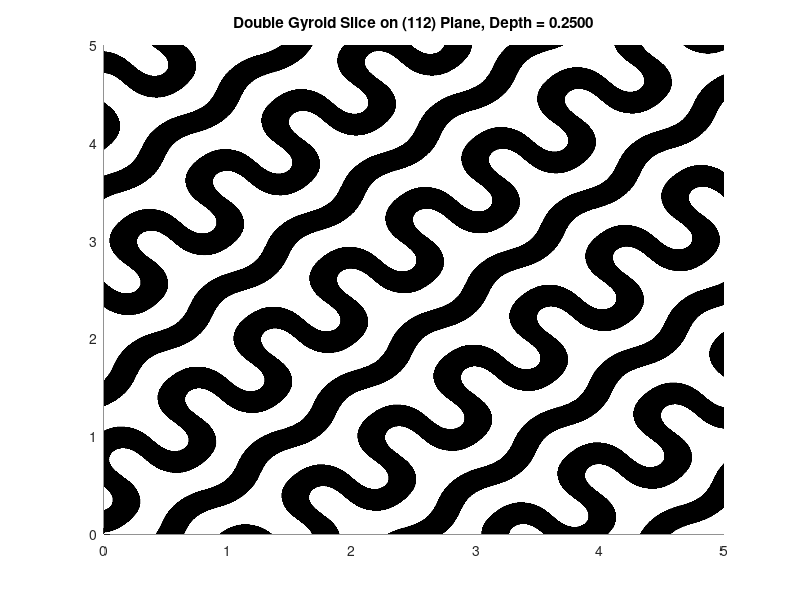
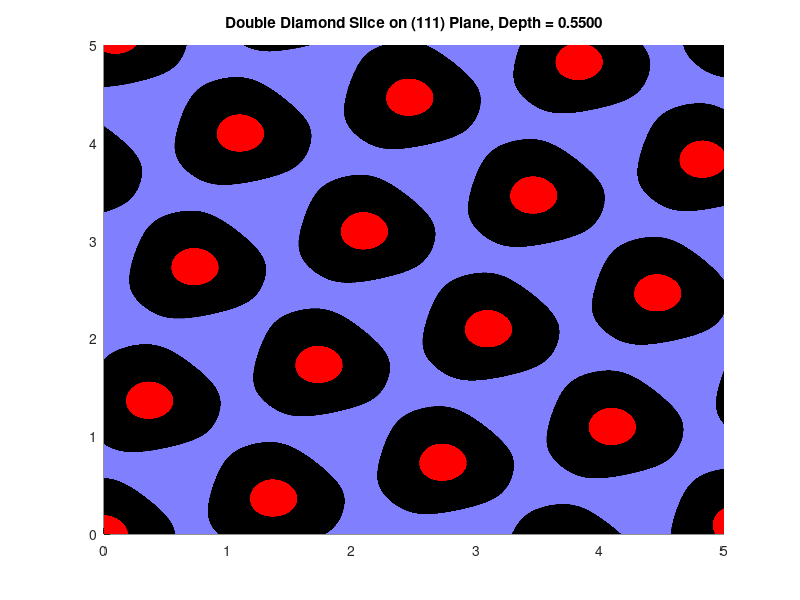

Write the MATLAB code that produced these figures, in order.
%Each function in this program contains a description of what it does, 
%please read through the program to get a better understanding of what each
%function does and the overall capabilites of the program.

% Version 1.0.1 (July 28, 2023)


function blockCopolymerSlicer
% This is equivalent to a main() or runner() function, the code in this
% fuction will be executed when the program is run.

    [MIN_BLOCK_VOL_FRAC, SLICES, SLICE_DEPTH, NUM_CELLS, INVERT_COLOR, ...
     MINORITY_BLOCK_COLOR_1, MINORITY_BLOCK_COLOR_2, ...
     MAJORITY_BLOCK_COLOR, NETWORK_TYPE] = setup(); 
    % Calling setup will save default values into these named variables.
    % They can be used, but do not have to be. 
    
    filePath = 'C:\'; % Modify this filePath to save figures to your desired location
    
    %Below are two examples to show some functionality of this program. 

    plotSlice(1,1,2,0.4,5,0.25,'double gyroid',false);
    %This plots a slice of the double gyroid network on the (112) plane.
    %The volume fraction of the minority network is 0.4, five unit cells
    %are plotted in the x and y directions, and the slice occurs 1/4 of the
    %way through a unit cell (depth = 0.25). The minority networks are 
    % white and the majority network is black (invertColor = false).

    plotSliceColorNetworks(1,1,1,0.42,5,0.55,'DD',MINORITY_BLOCK_COLOR_1,MINORITY_BLOCK_COLOR_2,MAJORITY_BLOCK_COLOR);
    %This plots a slice of the double diamond network on the (111) plane.
    %The volume fraction of the minority network is 0.42, five unit cells
    %are plotted in the x and y directions, and the slice occurs near the
    %center of a unit cell (depth = 0.55). The networks are colored using
    %the default colors located in the setup() function below.   

end


function [MIN_BLOCK_VOL_FRAC, SLICES, SLICE_DEPTH, NUM_CELLS, INVERT_COLOR, ...
     MINORITY_BLOCK_COLOR_1, MINORITY_BLOCK_COLOR_2, ...
     MAJORITY_BLOCK_COLOR, NETWORK_TYPE] = setup()
% This function can be useful to assign variables to values to be used in
% calling other functions in the program. It is not necessary to use this
% function, and values can be directly input as parameters when calling
% functions in the blockCopolymerSlicer function. Each variable is
% described below:

    MIN_BLOCK_VOL_FRAC = 0.4; 
    %Input minority block volume fraction.
    
    SLICES = 51; 
    % This is the number of slices made within a unit cell when using 
    % exportSlices.
    % Default: 51
    
    SLICE_DEPTH = 0.25; 
    % This is the position within a unit cell where the slice will be made for
    % plotSlice and similar functions that make a single slice. It is measured
    % from the bottom of the unit cell.
    % Give slice depth as a fraction of a unit cell (must be between 0 and 1).
    
    NUM_CELLS = 5; 
    % Number of unit cells plotted in x and y directions. Minimum = 1.
    
    MINORITY_BLOCK_COLOR_1 = [0.5,0.5,1]; 
    % Color for one minority block network, given as an RGB triplet in a 1x3 vector.
    % Used in any of the functions that color the networks separately.
    % NOTE: In Matlab, R,G, and B must be in the range [0,1], not [0,255].
    % Default: [0.5,0.5,1] (light blue)
    
    MINORITY_BLOCK_COLOR_2 = [1,0,0]; 
    % Color for other minority block network, given as an RGB triplet in a 1x3 vector.
    % Used in any of the functions that color the networks separately.
    % NOTE: In Matlab, R,G, and B must be in the range [0,1], not [0,255].
    % Default: [1,0,0] (red)
    
    MAJORITY_BLOCK_COLOR = [0,0,0];
    % Color for the majority block network, given as an RGB triplet in a 1x3 vector. 
    % Used in any of the functions that color the networks separately.
    % NOTE: In Matlab, R,G, and B must be in the range [0,1], not [0,255].
    % Default: [0,0,0] (black)
    
    NETWORK_TYPE = 'double gyroid';
    % Which network is going to be sliced, either double diamond or 
    % double gyroid. Not case sensitive.
    % For double diamond, the program recognizes: "diamond", "double
    % diamond", and "dd"
    % For double gyroid, the program recognizes: "gyroid", "double gyroid",
    % and "dg"

    INVERT_COLOR = false;
    % Invert black and white in plotSlice, exportSlice, and plotAndSaveSlice.
    % This is a logical value (true/false) that inverts the color of the plot. 
    % When false, minority networks are white and the majority network is 
    % black. When true, minority networks are black and the majority
    % network is white.

end


% TO USE THIS PROGRAM, YOU DO NOT NEED TO EDIT ANYTHING BEYOND THIS POINT.
% PLEASE READ THE DESCRIPTION AND LIST OF INPUTS FOR EACH FUNCTION.


function plotSlice(index1,index2,index3,minBlockVolFrac,cells,sliceDepth,networkType,invertColor)
% Produces an image of the double diamond or double gyroid sliced on the
% given plane. 
% Inputs:
% index1 - The first index (Miller Index) of the plane to be sliced.
% index2 - The second index (Miller Index) of the plane to be sliced.
% index3 - The third index (Miller Index) of the plane to be sliced.
% minBlockVolFrac - The volume fraction of the minority block.
% cells - The number of unit cells to be plotted in the x and y directions.
% sliceDepth - The position of the slice within the unit cell, given as a
% fraction or decimal between 0 and 1.
% networkType - The kind of network, either double diamond or double
% gyroid, given as a string.
% invertColor - Logical value (true/false) that inverts the color of the plot. 
% When false, minority networks are white and the majority network is 
% black. When true, minority networks are black and the majority
% network is white.
% Outputs:
% None

    if sliceDepth > 1 || sliceDepth < 0

        error("Slice Depth Must be a Fraction or Decimal With Value in the Range 0 to 1.")

    elseif ~islogical(invertColor)

        error("invertColor must be a logical value (either true or false)." + ...
            " Do not use quotation marks.");

    end

    network = interpretNetworkType(networkType);

    t = calculateT(minBlockVolFrac,network);

    newAxis = [index1;index2;index3];

    [u,v,w] = rotate001toNewAxis(newAxis);

    range = sqrt(index1*index1+index2*index2+index3*index3);

    z = sliceDepth*range;

    if cells >=1

        resolution = round(cells)/2000;
    
    else
    
        error("Invalid Number of Cells, You Must Plot at Least One Cell.");
    
    end
    
    points = 0:resolution:cells;  
    [x,y] = meshgrid(points);  

    if strcmp(network,'diamond')

        value = sin(pi*(u(1)*x+u(2)*y+u(3)*z)).* ...
        sin(pi*(v(1)*x+v(2)*y+v(3)*z)).*sin(pi*(w(1)*x+w(2)*y+w(3)*z)) ...
        +sin(pi*(u(1)*x+u(2)*y+u(3)*z)).*cos(pi*(v(1)*x+v(2)*y+v(3)*z)) ...
        .*cos(pi*(w(1)*x+w(2)*y+w(3)*z))+cos(pi*(u(1)*x+u(2)*y+u(3)*z)) ...
        .*sin(pi*(v(1)*x+v(2)*y+v(3)*z)).*cos(pi*(w(1)*x+w(2)*y+w(3)*z)) ...
        +cos(pi*(u(1)*x+u(2)*y+u(3)*z)).*cos(pi*(v(1)*x+v(2)*y+v(3)*z)) ...
        .*sin(pi*(w(1)*x+w(2)*y+w(3)*z));

    else

        value = sin(2*pi*(u(1)*x+u(2)*y+u(3)*z)).*cos(2*pi*(v(1)*x+v(2)*y+v(3)*z)) + ...
        sin(2*pi*(v(1)*x+v(2)*y+v(3)*z)).*cos(2*pi*(w(1)*x+w(2)*y+w(3)*z))+ ...
        sin(2*pi*(w(1)*x+w(2)*y+w(3)*z)).*cos(2*pi*(u(1)*x+u(2)*y+u(3)*z));

    end

    idx = double(abs(value)<t);
    
    figure();
    x0=100;
    y0=70;
    width=750;
    height=700;
    set(gcf,'position',[x0,y0,width,height])
    hold on;
    
    pcolor(x,y,idx);

    if invertColor

        map = [[0,0,0];[1,1,1]];

    else 
    
        map = [[1,1,1];[0,0,0]];

    end

    colormap(map);
    shading interp;

    if strcmp(network,'diamond')

        if (~(floor(index1)==index1 && floor(index2)==index2 && floor(index3)==index3))
    
            init = 'Double Diamond Slice on (%1.2f %1.2f %1.2f) Plane, Depth = %1.4f';
            str = sprintf(init,index1,index2,index3,z/range);
        
        elseif ((index1>=0) && (index2>=0) && (index3>=0) && (index1<10) && (index2<10) && (index3<10))
    
            init = 'Double Diamond Slice on (%d%d%d) Plane, Depth = %1.4f';
            str = sprintf(init,index1,index2,index3,z/range);
    
        else
    
            init = 'Double Diamond Slice on (%d %d %d) Plane, Depth = %1.4f';
            str = sprintf(init,index1,index2,index3,z/range);
    
        end
    
    else

        if (~(floor(index1)==index1 && floor(index2)==index2 && floor(index3)==index3))

            init = 'Double Gyroid Slice on (%1.2f %1.2f %1.2f) Plane, Depth = %1.4f';
            str = sprintf(init,index1,index2,index3,z/range);
    
        elseif ((index1>=0) && (index2>=0) && (index3>=0) && (index1<10) && (index2<10) && (index3<10))
    
            init = 'Double Gyroid Slice on (%d%d%d) Plane, Depth = %1.4f';
            str = sprintf(init,index1,index2,index3,z/range);
    
        else
    
            init = 'Double Gyroid Slice on (%d %d %d) Plane, Depth = %1.4f';
            str = sprintf(init,index1,index2,index3,z/range);
    
        end

    end

    title(str);
    xlim([0, cells]);
    ylim([0, cells]);

    hold off;

end


function exportSlices(index1,index2,index3,minBlockVolFrac,cells,numSlices,filePath,networkType,invertColor)
% Produces a series of images of the double diamond or double gyroid 
% sliced on the given plane at varying heights in the unit cells, and then 
% directly exports the figures to the specfied folder as '.tiff' images.
% WARNING: This function creates images named 1,2,3...etc. If there are
% already files with these name in the destination folder, they will be
% overwritten. Running the function twice with the same destination will
% lead to the second set of images overwriting the first.
% Inputs:
% index1 - The first index (Miller Index) of the plane to be sliced.
% index2 - The second index (Miller Index) of the plane to be sliced.
% index3 - The third index (Miller Index) of the plane to be sliced.
% minBlockVolFrac - The volume fraction of the minority block.
% cells - The number of unit cells to be plotted in the x and y directions.
% numSlices - Number of slices the unit cell is divided into.
% filePath - The file directory where the images will be saved, should be a
% folder.
% networkType - The kind of BCP network, either double diamond or double
% gyroid.
% invertColor - Boolean value that inverts the color of the plot. 
% When false, minority networks are white and the majority network is 
% black. When true, minority networks are black and the majority
% network is white.
% Outputs:
% None

    if ~islogical(invertColor)
    
        error("invertColor must be a logical value (either true or false)." + ...
            " Do not use quotation marks.");

    elseif numSlices < 3

        error("Must use at least 3 slices. For single slices, use plotAndSaveSlice.");
    
    end
    
    network = interpretNetworkType(networkType);
    
    t = calculateT(minBlockVolFrac,network);
    
    newAxis = [index1;index2;index3];
    
    [u,v,w] = rotate001toNewAxis(newAxis);
    
    range = sqrt(index1*index1+index2*index2+index3*index3);
    
    i = 1;
    
    step = range/(numSlices-1);
    
    slices = 0:step:range;
    
    if cells >=1
    
        resolution = round(cells)/2000;
    
    else
    
        error("Invalid Number of Cells, You Must Plot at Least One Cell.");
    
    end
    
    points = 0:resolution:cells;    
    [x,y] = meshgrid(points);  
    
    for z = slices

        if strcmp(network,'diamond')

            value = sin(pi*(u(1)*x+u(2)*y+u(3)*z)).* ...
            sin(pi*(v(1)*x+v(2)*y+v(3)*z)).*sin(pi*(w(1)*x+w(2)*y+w(3)*z)) ...
            +sin(pi*(u(1)*x+u(2)*y+u(3)*z)).*cos(pi*(v(1)*x+v(2)*y+v(3)*z)) ...
            .*cos(pi*(w(1)*x+w(2)*y+w(3)*z))+cos(pi*(u(1)*x+u(2)*y+u(3)*z)) ...
            .*sin(pi*(v(1)*x+v(2)*y+v(3)*z)).*cos(pi*(w(1)*x+w(2)*y+w(3)*z)) ...
            +cos(pi*(u(1)*x+u(2)*y+u(3)*z)).*cos(pi*(v(1)*x+v(2)*y+v(3)*z)) ...
            .*sin(pi*(w(1)*x+w(2)*y+w(3)*z)); 
    
        else
    
            value = sin(2*pi*(u(1)*x+u(2)*y+u(3)*z)).*cos(2*pi*(v(1)*x+v(2)*y+v(3)*z)) + ...
            sin(2*pi*(v(1)*x+v(2)*y+v(3)*z)).*cos(2*pi*(w(1)*x+w(2)*y+w(3)*z))+ ...
            sin(2*pi*(w(1)*x+w(2)*y+w(3)*z)).*cos(2*pi*(u(1)*x+u(2)*y+u(3)*z));
    
        end
    
        idx = double(abs(value)<t);
        
        figure();
        x0=100;
        y0=70;
        width=750;
        height=700;
        set(gcf,'position',[x0,y0,width,height])
        hold on;
        
        pcolor(x,y,idx);
      
        if invertColor

            map = [[0,0,0];[1,1,1]];
    
        else 
        
            map = [[1,1,1];[0,0,0]];

        end

        colormap(map);
        shading interp;

        if strcmp(network,'diamond')

            if (~(floor(index1)==index1 && floor(index2)==index2 && floor(index3)==index3))
        
                init = 'Double Diamond Slice on (%1.2f %1.2f %1.2f) Plane, Depth = %1.4f';
                str = sprintf(init,index1,index2,index3,z/range);
            
            elseif ((index1>=0) && (index2>=0) && (index3>=0) && (index1<10) && (index2<10) && (index3<10))
        
                init = 'Double Diamond Slice on (%d%d%d) Plane, Depth = %1.4f';
                str = sprintf(init,index1,index2,index3,z/range);
        
            else
        
                init = 'Double Diamond Slice on (%d %d %d) Plane, Depth = %1.4f';
                str = sprintf(init,index1,index2,index3,z/range);
        
            end
        
        else
    
            if (~(floor(index1)==index1 && floor(index2)==index2 && floor(index3)==index3))
    
                init = 'Double Gyroid Slice on (%1.2f %1.2f %1.2f) Plane, Depth = %1.4f';
                str = sprintf(init,index1,index2,index3,z/range);
        
            elseif ((index1>=0) && (index2>=0) && (index3>=0) && (index1<10) && (index2<10) && (index3<10))
        
                init = 'Double Gyroid Slice on (%d%d%d) Plane, Depth = %1.4f';
                str = sprintf(init,index1,index2,index3,z/range);
        
            else
        
                init = 'Double Gyroid Slice on (%d %d %d) Plane, Depth = %1.4f';
                str = sprintf(init,index1,index2,index3,z/range);
        
            end

        end
    
        title(str);
        xlim([0, cells]);
        ylim([0, cells]);
    
        hold off;
    
        imagewd = getframe(gcf); 
        
        specificName = '\\%d.tiff';
        newString = sprintf(specificName,i);
        fileLocation = strcat(filePath,newString);
        imwrite(imagewd.cdata, fileLocation);
    
        i= i+1;
    
        seq = mod(i,5);
    
        if seq == 0
    
            close all;
    
        end
    
    end
    
    close all;    

end


function plotAndSaveSlice(index1,index2,index3,minBlockVolFrac,cells,sliceDepth,filePath,networkType,invertColor)
% Produces an image of the double diamond or double gyroid sliced on the 
% given plane. It then directly exports the figures to the specfied folder 
% as a '.tiff' image. 
% Inputs:
% index1 - The first index (Miller Index) of the plane to be sliced.
% index2 - The second index (Miller Index) of the plane to be sliced.
% index3 - The third index (Miller Index) of the plane to be sliced.
% minBlockVolFrac - The volume fraction of the minority block.
% cells - The number of unit cells to be plotted in the x and y directions.
% sliceDepth - The position of the slice within the unit cell, given as a
% fraction or decimal between 0 and 1.
% networkType - The kind of BCP network, either double diamond or double
% gyroid.
% invertColor - Logical value (true/false) that inverts the color of the plot. 
% When false, minority networks are white and the majority network is 
% black. When true, minority networks are black and the majority
% network is white.
% Outputs:
% None

    if sliceDepth > 1 || sliceDepth < 0

        error("Slice Depth Must be a Fraction or Decimal With Value in the Range 0 to 1.")

    elseif ~islogical(invertColor)
    
        error("invertColor must be a logical value (either true or false)." + ...
            " Do not use quotation marks.");

    end

    network = interpretNetworkType(networkType);

    t = calculateT(minBlockVolFrac,network);

    newAxis = [index1;index2;index3];

    [u,v,w] = rotate001toNewAxis(newAxis);

    range = sqrt(index1*index1+index2*index2+index3*index3);

    z = sliceDepth*range;

    if cells >=1

        resolution = round(cells)/2000;
    
    else
    
        error("Invalid Number of Cells, You Must Plot at Least One Cell.");
    
    end
    
    points = 0:resolution:cells;  
    [x,y] = meshgrid(points);  % get 2-D mesh for x and y

    if strcmp(network,'diamond')

        value = sin(pi*(u(1)*x+u(2)*y+u(3)*z)).* ...
        sin(pi*(v(1)*x+v(2)*y+v(3)*z)).*sin(pi*(w(1)*x+w(2)*y+w(3)*z)) ...
        +sin(pi*(u(1)*x+u(2)*y+u(3)*z)).*cos(pi*(v(1)*x+v(2)*y+v(3)*z)) ...
        .*cos(pi*(w(1)*x+w(2)*y+w(3)*z))+cos(pi*(u(1)*x+u(2)*y+u(3)*z)) ...
        .*sin(pi*(v(1)*x+v(2)*y+v(3)*z)).*cos(pi*(w(1)*x+w(2)*y+w(3)*z)) ...
        +cos(pi*(u(1)*x+u(2)*y+u(3)*z)).*cos(pi*(v(1)*x+v(2)*y+v(3)*z)) ...
        .*sin(pi*(w(1)*x+w(2)*y+w(3)*z));

    else

        value = sin(2*pi*(u(1)*x+u(2)*y+u(3)*z)).*cos(2*pi*(v(1)*x+v(2)*y+v(3)*z)) + ...
        sin(2*pi*(v(1)*x+v(2)*y+v(3)*z)).*cos(2*pi*(w(1)*x+w(2)*y+w(3)*z))+ ...
        sin(2*pi*(w(1)*x+w(2)*y+w(3)*z)).*cos(2*pi*(u(1)*x+u(2)*y+u(3)*z));

    end
    
    idx = double(abs(value)<t);
    
    figure();
    x0=100;
    y0=70;
    width=750;
    height=700;
    set(gcf,'position',[x0,y0,width,height])
    hold on;
    
    pcolor(x,y,idx);

    if invertColor

        map = [[0,0,0];[1,1,1]];

    else 
    
        map = [[1,1,1];[0,0,0]];

    end

    colormap(map);
    shading interp;

    if strcmp(network,'diamond')

        init = 'Double Diamond Slice on (%1.2f %1.2f %1.2f) Plane, Depth = %1.4f';
        str = sprintf(init,index1,index2,index3,z/range);

    else

        init = 'Double Gyroid Slice on (%1.2f %1.2f %1.2f) Plane, Depth = %1.4f';
        str = sprintf(init,index1,index2,index3,z/range);

    end

    title(str);
    xlim([0, cells]);
    ylim([0, cells]);

    hold off;

    imagewd = getframe(gcf); 
    
    fileType = '.tiff';
    backslash = '\';
    newString = strcat(backslash,str,fileType);
    fileLocation = strcat(filePath,newString);
    imwrite(imagewd.cdata, fileLocation);

end


function plotSliceColorNetworks(index1,index2,index3,minBlockVolFrac,cells,sliceDepth,networkType,minorityColor1,minorityColor2,majorityColor)
% Produces an image of the double diamond or double gyroid sliced on the 
% given plane and colors each network a custom color.
% Inputs:
% index1 - The first index (Miller Index) of the plane to be sliced.
% index2 - The second index (Miller Index) of the plane to be sliced.
% index3 - The third index (Miller Index) of the plane to be sliced.
% minBlockVolFrac - The volume fraction of the minority block.
% cells - The number of unit cells to be plotted in the x and y directions.
% sliceDepth - The position of the slice within the unit cell, given as a
% fraction or decimal between 0 and 1.
% networkType - The kind of BCP network, either double diamond or double
% gyroid.
% minorityColor1 - Color for first minority block network, given as an 
% RGB triplet in a 1x3 vector.
% minorityColor2 - Color for second minority block network, given as an 
% RGB triplet in a 1x3 vector.
% majorityColor - Color for the majority block network, given as an 
% RGB triplet in a 1x3 vector.
% NOTE: In Matlab, R,G, and B must be in the range [0,1], not [0,255]. 
% Outputs:
% None

    if sliceDepth > 1 || sliceDepth < 0

        error("Slice Depth Must be a Fraction or Decimal With Value in the Range 0 to 1.");

    end

    network = interpretNetworkType(networkType);

    t = calculateT(minBlockVolFrac,network);

    newAxis = [index1;index2;index3];

    [u,v,w] = rotate001toNewAxis(newAxis);

    range = sqrt(index1*index1+index2*index2+index3*index3);

    z = sliceDepth*range;

    if cells >=1

        resolution = round(cells)/2000;
    
    else
    
        error("Invalid Number of Cells, You Must Plot at Least One Cell.");
    
    end
    
    points = 0:resolution:cells;  
    [x,y] = meshgrid(points);  % get 2-D mesh for x and y

    if strcmp(network,'diamond')

        value = sin(pi*(u(1)*x+u(2)*y+u(3)*z)).* ...
        sin(pi*(v(1)*x+v(2)*y+v(3)*z)).*sin(pi*(w(1)*x+w(2)*y+w(3)*z)) ...
        +sin(pi*(u(1)*x+u(2)*y+u(3)*z)).*cos(pi*(v(1)*x+v(2)*y+v(3)*z)) ...
        .*cos(pi*(w(1)*x+w(2)*y+w(3)*z))+cos(pi*(u(1)*x+u(2)*y+u(3)*z)) ...
        .*sin(pi*(v(1)*x+v(2)*y+v(3)*z)).*cos(pi*(w(1)*x+w(2)*y+w(3)*z)) ...
        +cos(pi*(u(1)*x+u(2)*y+u(3)*z)).*cos(pi*(v(1)*x+v(2)*y+v(3)*z)) ...
        .*sin(pi*(w(1)*x+w(2)*y+w(3)*z));

    else

        value = sin(2*pi*(u(1)*x+u(2)*y+u(3)*z)).*cos(2*pi*(v(1)*x+v(2)*y+v(3)*z)) + ...
        sin(2*pi*(v(1)*x+v(2)*y+v(3)*z)).*cos(2*pi*(w(1)*x+w(2)*y+w(3)*z))+ ...
        sin(2*pi*(w(1)*x+w(2)*y+w(3)*z)).*cos(2*pi*(u(1)*x+u(2)*y+u(3)*z));

    end

    idx = double(value>t);
    idx = idx - double(value<-t);
    
    figure();
    x0=100;
    y0=70;
    width=750;
    height=700;
    set(gcf,'position',[x0,y0,width,height])
    hold on;
    
    pcolor(x,y,idx);

    map = [minorityColor1;majorityColor;minorityColor2];

    colormap(map);
    shading interp;

    if strcmp(network,'diamond')

        if (~(floor(index1)==index1 && floor(index2)==index2 && floor(index3)==index3))
    
            init = 'Double Diamond Slice on (%1.2f %1.2f %1.2f) Plane, Depth = %1.4f';
            str = sprintf(init,index1,index2,index3,z/range);
        
        elseif ((index1>=0) && (index2>=0) && (index3>=0) && (index1<10) && (index2<10) && (index3<10))
    
            init = 'Double Diamond Slice on (%d%d%d) Plane, Depth = %1.4f';
            str = sprintf(init,index1,index2,index3,z/range);
    
        else
    
            init = 'Double Diamond Slice on (%d %d %d) Plane, Depth = %1.4f';
            str = sprintf(init,index1,index2,index3,z/range);
    
        end
    
    else

        if (~(floor(index1)==index1 && floor(index2)==index2 && floor(index3)==index3))

            init = 'Double Gyroid Slice on (%1.2f %1.2f %1.2f) Plane, Depth = %1.4f';
            str = sprintf(init,index1,index2,index3,z/range);
    
        elseif ((index1>=0) && (index2>=0) && (index3>=0) && (index1<10) && (index2<10) && (index3<10))
    
            init = 'Double Gyroid Slice on (%d%d%d) Plane, Depth = %1.4f';
            str = sprintf(init,index1,index2,index3,z/range);
    
        else
    
            init = 'Double Gyroid Slice on (%d %d %d) Plane, Depth = %1.4f';
            str = sprintf(init,index1,index2,index3,z/range);
    
        end

    end

    title(str);
    xlim([0, cells]);
    ylim([0, cells]);

    hold off;

end


function exportSlicesColorNetworks(index1,index2,index3,minBlockVolFrac,cells,numSlices,networkType,minorityColor1,minorityColor2,majorityColor,filePath)
% Produces a series of images of the double diamond or double gyroid
% sliced on the given plane at varying heights in the unit cells and 
% colors each network a custom color. It then directly exports the figures
% to the specfied folder as '.tiff' images.
% WARNING: This function creates images named 1,2,3...etc. If there are
% already files with these name in the destination folder, they will be
% overwritten. Running the function twice with the same destination will
% lead to the second set of images overwriting the first.
% Inputs:
% index1 - The first index (Miller Index) of the plane to be sliced.
% index2 - The second index (Miller Index) of the plane to be sliced.
% index3 - The third index (Miller Index) of the plane to be sliced.
% minBlockVolFrac - The volume fraction of the minority block.
% cells - The number of unit cells to be plotted in the x and y directions.
% numSlices - Number of slices the unit cell is divided into.
% networkType - The kind of BCP network, either double diamond or double
% gyroid.
% minorityColor1 - Color for first minority block network, given as an 
% RGB triplet in a 1x3 vector.
% minorityColor2 - Color for second minority block network, given as an 
% RGB triplet in a 1x3 vector.
% majorityColor - Color for the majority block network, given as an 
% RGB triplet in a 1x3 vector.
% NOTE: In Matlab, R,G, and B must be in the range [0,1], not [0,255]. 
% filePath - The file directory where the images will be saved, should be a
% folder.
% Outputs:
% None

    if numSlices < 3

        error("Must use at least 3 slices. To save single slices, use plotAndSaveSlice.");
    
    end
    
    network = interpretNetworkType(networkType);
    
    t = calculateT(minBlockVolFrac,network);
    
    newAxis = [index1;index2;index3];
    
    [u,v,w] = rotate001toNewAxis(newAxis);
    
    range = sqrt(index1*index1+index2*index2+index3*index3);
    
    i = 1;
    
    step = range/(numSlices-1);
    
    slices = 0:step:range;
    
    if cells >=1
    
        resolution = round(cells)/2000;
    
    else
    
        error("Invalid Number of Cells, You Must Plot at Least One Cell.");
    
    end
    
    points = 0:resolution:cells;    
    [x,y] = meshgrid(points);  % get 2-D mesh for x and y
    
    for z = slices

        if strcmp(network,'diamond')

            value = sin(pi*(u(1)*x+u(2)*y+u(3)*z)).* ...
            sin(pi*(v(1)*x+v(2)*y+v(3)*z)).*sin(pi*(w(1)*x+w(2)*y+w(3)*z)) ...
            +sin(pi*(u(1)*x+u(2)*y+u(3)*z)).*cos(pi*(v(1)*x+v(2)*y+v(3)*z)) ...
            .*cos(pi*(w(1)*x+w(2)*y+w(3)*z))+cos(pi*(u(1)*x+u(2)*y+u(3)*z)) ...
            .*sin(pi*(v(1)*x+v(2)*y+v(3)*z)).*cos(pi*(w(1)*x+w(2)*y+w(3)*z)) ...
            +cos(pi*(u(1)*x+u(2)*y+u(3)*z)).*cos(pi*(v(1)*x+v(2)*y+v(3)*z)) ...
            .*sin(pi*(w(1)*x+w(2)*y+w(3)*z));
    
        else
    
            value = sin(2*pi*(u(1)*x+u(2)*y+u(3)*z)).*cos(2*pi*(v(1)*x+v(2)*y+v(3)*z)) + ...
            sin(2*pi*(v(1)*x+v(2)*y+v(3)*z)).*cos(2*pi*(w(1)*x+w(2)*y+w(3)*z))+ ...
            sin(2*pi*(w(1)*x+w(2)*y+w(3)*z)).*cos(2*pi*(u(1)*x+u(2)*y+u(3)*z));
    
        end
    
         idx = double(value>t);
         idx = idx - double(value<-t);
        
        figure();
        x0=100;
        y0=70;
        width=750;
        height=700;
        set(gcf,'position',[x0,y0,width,height])
        hold on;
        
        pcolor(x,y,idx);
      
        map = [minorityColor1;majorityColor;minorityColor2];

        colormap(map);
        shading interp;

        if strcmp(network,'diamond')

            if (~(floor(index1)==index1 && floor(index2)==index2 && floor(index3)==index3))
        
                init = 'Double Diamond Slice on (%1.2f %1.2f %1.2f) Plane, Depth = %1.4f';
                str = sprintf(init,index1,index2,index3,z/range);
            
            elseif ((index1>=0) && (index2>=0) && (index3>=0) && (index1<10) && (index2<10) && (index3<10))
        
                init = 'Double Diamond Slice on (%d%d%d) Plane, Depth = %1.4f';
                str = sprintf(init,index1,index2,index3,z/range);
        
            else
        
                init = 'Double Diamond Slice on (%d %d %d) Plane, Depth = %1.4f';
                str = sprintf(init,index1,index2,index3,z/range);
        
            end
        
        else
    
            if (~(floor(index1)==index1 && floor(index2)==index2 && floor(index3)==index3))
    
                init = 'Double Gyroid Slice on (%1.2f %1.2f %1.2f) Plane, Depth = %1.4f';
                str = sprintf(init,index1,index2,index3,z/range);
        
            elseif ((index1>=0) && (index2>=0) && (index3>=0) && (index1<10) && (index2<10) && (index3<10))
        
                init = 'Double Gyroid Slice on (%d%d%d) Plane, Depth = %1.4f';
                str = sprintf(init,index1,index2,index3,z/range);
        
            else
        
                init = 'Double Gyroid Slice on (%d %d %d) Plane, Depth = %1.4f';
                str = sprintf(init,index1,index2,index3,z/range);
        
            end

        end
    
        title(str);
        xlim([0, cells]);
        ylim([0, cells]);
    
        hold off;
    
        imagewd = getframe(gcf); 
        
        specificName = '\\%d.tiff';
        newString = sprintf(specificName,i);
        fileLocation = strcat(filePath,newString);
        imwrite(imagewd.cdata, fileLocation);
    
        i= i+1;
    
        seq = mod(i,5);
    
        if seq == 0
    
            close all;
    
        end
    
    end
    
    close all;    

end


function plotAndSaveSliceColorNetworks(index1,index2,index3,minBlockVolFrac,cells,sliceDepth,networkType,minorityColor1,minorityColor2,majorityColor,filePath)
% Produces an image of the double gyroid or double diamond sliced on the 
% given plane, and colors each network a custom color. It then directly 
% exports the figure to the specfied folder as a '.tiff' image.
% Inputs:
% index1 - The first index (Miller Index) of the plane to be sliced.
% index2 - The second index (Miller Index) of the plane to be sliced.
% index3 - The third index (Miller Index) of the plane to be sliced.
% minBlockVolFrac - The volume fraction of the minority block.
% cells - The number of unit cells to be plotted in the x and y directions.
% sliceDepth - The position of the slice within the unit cell, given as a
% fraction or decimal between 0 and 1.
% networkType - The kind of BCP network, either double diamond or double
% gyroid.
% minorityColor1 - Color for first minority block network, given as an 
% RGB triplet in a 1x3 vector.
% minorityColor2 - Color for second minority block network, given as an 
% RGB triplet in a 1x3 vector.
% majorityColor - Color for the majority block network, given as an 
% RGB triplet in a 1x3 vector.
% NOTE: In Matlab, R,G, and B must be in the range [0,1], not [0,255]. 
% filePath - The file directory where the images will be saved, should be a
% folder.
% Outputs:
% None

    if sliceDepth > 1 || sliceDepth < 0

        error("Slice Depth Must be a Fraction or Decimal With Value in the Range 0 to 1.")

    end

    network = interpretNetworkType(networkType);

    t = calculateT(minBlockVolFrac,network);

    newAxis = [index1;index2;index3];

    [u,v,w] = rotate001toNewAxis(newAxis);

    range = sqrt(index1*index1+index2*index2+index3*index3);

    z = sliceDepth*range;

    if cells >=1

        resolution = round(cells)/2000;
    
    else
    
        error("Invalid Number of Cells, You Must Plot at Least One Cell.");
    
    end
    
    points = 0:resolution:cells;  
    [x,y] = meshgrid(points);  % get 2-D mesh for x and y

    if strcmp(network,'diamond')

        value = sin(pi*(u(1)*x+u(2)*y+u(3)*z)).* ...
        sin(pi*(v(1)*x+v(2)*y+v(3)*z)).*sin(pi*(w(1)*x+w(2)*y+w(3)*z)) ...
        +sin(pi*(u(1)*x+u(2)*y+u(3)*z)).*cos(pi*(v(1)*x+v(2)*y+v(3)*z)) ...
        .*cos(pi*(w(1)*x+w(2)*y+w(3)*z))+cos(pi*(u(1)*x+u(2)*y+u(3)*z)) ...
        .*sin(pi*(v(1)*x+v(2)*y+v(3)*z)).*cos(pi*(w(1)*x+w(2)*y+w(3)*z)) ...
        +cos(pi*(u(1)*x+u(2)*y+u(3)*z)).*cos(pi*(v(1)*x+v(2)*y+v(3)*z)) ...
        .*sin(pi*(w(1)*x+w(2)*y+w(3)*z)); 

    else

        value = sin(2*pi*(u(1)*x+u(2)*y+u(3)*z)).*cos(2*pi*(v(1)*x+v(2)*y+v(3)*z)) + ...
        sin(2*pi*(v(1)*x+v(2)*y+v(3)*z)).*cos(2*pi*(w(1)*x+w(2)*y+w(3)*z))+ ...
        sin(2*pi*(w(1)*x+w(2)*y+w(3)*z)).*cos(2*pi*(u(1)*x+u(2)*y+u(3)*z));

    end
    
    idx = double(value<t);
    idx = idx - double(value<-t);
    
    figure();
    x0=100;
    y0=70;
    width=750;
    height=700;
    set(gcf,'position',[x0,y0,width,height])
    hold on;
    
    pcolor(x,y,idx);

    map = [minorityColor1;majorityColor;minorityColor2];

    colormap(map);
    shading interp;

    if strcmp(network,'diamond')

        init = 'Double Diamond Slice on (%1.2f %1.2f %1.2f) Plane, Depth = %1.4f';
        str = sprintf(init,index1,index2,index3,z/range);

    else

        init = 'Double Gyroid Slice on (%1.2f %1.2f %1.2f) Plane, Depth = %1.4f';
        str = sprintf(init,index1,index2,index3,z/range);

    end

    title(str);
    xlim([0, cells]);
    ylim([0, cells]);

    hold off;

    imagewd = getframe(gcf); 
    
    fileType = '.tiff';
    backslash = '\';
    newString = strcat(backslash,str,fileType);
    fileLocation = strcat(filePath,newString);
    imwrite(imagewd.cdata, fileLocation);

end


function twoPlaneSlice(plane1Index1,plane1Index2,plane1Index3,sliceDepth1,networkType1,minBlockVolFrac1,plane2Index1,plane2Index2,plane2Index3,sliceDepth2,networkType2,minBlockVolFrac2,cells,xCoefficient,b,invertColor1,invertColor2)
% Produces an image of the double gyroid or double diamond sliced on two
% given planes, separated by a linear grain boundary. These two planes can
% be of the same network type (ie. both double diamond) or different 
% network types.
% Inputs:
% plane1Index1 - The first index (Miller Index) of the first plane to be sliced.
% plane1Index2 - The second index (Miller Index) of the first plane to be sliced.
% plane1Index3 - The third index (Miller Index) of the first plane to be sliced.
% sliceDepth1 - The position of the first slice within the unit cell, 
% given as a fraction or decimal between 0 and 1.
% networkType1 - The kind of network for the first network, either double 
% diamond or double gyroid.
% minBlockVolFrac1 - The volume fraction of the minority block for the 
% first network.
% plane2Index1 - The first index (Miller Index) of the second plane to be sliced.
% plane2Index2 - The second index (Miller Index) of the second plane to be sliced.
% plane2Index3 - The third index (Miller Index) of the second plane to be sliced.
% sliceDepth2 - The position of the second slice within the unit cell, 
% given as a fraction or decimal between 0 and 1.
% networkType2 - The kind of network for the second network, either double 
% diamond or double gyroid.
% minBlockVolFrac2 - The volume fraction of the minority block for the 
% second network.
% cells - The total number of unit cells to be plotted in the x and y 
% directions.
% xCoefficient - The grain boundary separating the two planes is a line
% given by the equation y = m*x+b. This variable is eqivalent to m.
% b - The grain boundary separating the two planes is a line given by the 
% equation y = m*x+b. This variable is eqivalent to b.
% invertColor1 - Logical value (true/false) that inverts the color of the 
% first network. When false, minority networks are white and the majority 
% network is black. When true, minority networks are black and the majority
% network is white.
% invertColor2 - Logical value (true/false) that inverts the color of the 
% second network. When false, minority networks are white and the majority 
% network is black. When true, minority networks are black and the majority
% network is white.
% Outputs:
% None

    if sliceDepth1 > 1 || sliceDepth1 < 0 || sliceDepth2 > 1 || sliceDepth2 < 0
    
        error("Slice Depth Must be a Fraction or Decimal With Value in the Range 0 to 1.")

    elseif ~(islogical(invertColor1) && islogical(invertColor2))

        error("invertColor must be a logical value (either true or false)." + ...
            " Do not use quotation marks.");
    
    end

    network1 = interpretNetworkType(networkType1);
    network2 = interpretNetworkType(networkType2);

    tPlane1 = calculateT(minBlockVolFrac1,network1);
    tPlane2 = calculateT(minBlockVolFrac2,network2);

    if cells >=1

        resolution = round(cells)/2000;
    
    else
    
        error("Invalid Number of Cells, You Must Plot at Least One Cell.");
    
    end

    figure();
    x0=100;
    y0=70;
    width=750;
    height=700;
    set(gcf,'position',[x0,y0,width,height])
    hold on;
    
    points = 0:resolution:cells;
    [x,y] = meshgrid(points);  % get 2-D mesh for x and y

    xMinusY = xCoefficient.*x-y; % y = A*x+b
    [rowIndices1, colIndices1] = find(xMinusY > -b); % y < A*x+b
    indicies1 = [rowIndices1, colIndices1];
    [rowIndices2, colIndices2] = find(xMinusY <= -b); % y >= A*x+b
    indicies2 = [rowIndices2,colIndices2];

    newAxis = [plane1Index1;plane1Index2;plane1Index3];

    [u,v,w] = rotate001toNewAxis(newAxis);

    range = sqrt(plane1Index1*plane1Index1+plane1Index2*plane1Index2+plane1Index3*plane1Index3);

    z = sliceDepth1*range;

    if strcmp(network1,'diamond')

        value = sin(pi*(u(1)*x+u(2)*y+u(3)*z)).* ...
        sin(pi*(v(1)*x+v(2)*y+v(3)*z)).*sin(pi*(w(1)*x+w(2)*y+w(3)*z)) ...
        +sin(pi*(u(1)*x+u(2)*y+u(3)*z)).*cos(pi*(v(1)*x+v(2)*y+v(3)*z)) ...
        .*cos(pi*(w(1)*x+w(2)*y+w(3)*z))+cos(pi*(u(1)*x+u(2)*y+u(3)*z)) ...
        .*sin(pi*(v(1)*x+v(2)*y+v(3)*z)).*cos(pi*(w(1)*x+w(2)*y+w(3)*z)) ...
        +cos(pi*(u(1)*x+u(2)*y+u(3)*z)).*cos(pi*(v(1)*x+v(2)*y+v(3)*z)) ...
        .*sin(pi*(w(1)*x+w(2)*y+w(3)*z));

    else

        value = sin(2*pi*(u(1)*x+u(2)*y+u(3)*z)).*cos(2*pi*(v(1)*x+v(2)*y+v(3)*z)) + ...
        sin(2*pi*(v(1)*x+v(2)*y+v(3)*z)).*cos(2*pi*(w(1)*x+w(2)*y+w(3)*z))+ ...
        sin(2*pi*(w(1)*x+w(2)*y+w(3)*z)).*cos(2*pi*(u(1)*x+u(2)*y+u(3)*z));

    end 

    idx = double(abs(value)<tPlane1);

    for row = 1:size(indicies1,1)

        idx(indicies1(row,1),indicies1(row,2)) = NaN; %set to NaN so it is not plotted

    end
    
    pcolor(x,y,idx);
    
    if invertColor1

        map = [[0,0,0];[1,1,1]];

    else 
    
        map = [[1,1,1];[0,0,0]];

    end

    colormap(map);
    shading interp;

    newAxis2 = [plane2Index1;plane2Index2;plane2Index3];

    [u,v,w] = rotate001toNewAxis(newAxis2);

    range2 = sqrt(plane2Index1*plane2Index1+plane2Index2*plane2Index2+plane2Index3*plane2Index3);

    z = sliceDepth2*range2;

    if strcmp(network2,'diamond')

        value2 = sin(pi*(u(1)*x+u(2)*y+u(3)*z)).* ...
        sin(pi*(v(1)*x+v(2)*y+v(3)*z)).*sin(pi*(w(1)*x+w(2)*y+w(3)*z)) ...
        +sin(pi*(u(1)*x+u(2)*y+u(3)*z)).*cos(pi*(v(1)*x+v(2)*y+v(3)*z)) ...
        .*cos(pi*(w(1)*x+w(2)*y+w(3)*z))+cos(pi*(u(1)*x+u(2)*y+u(3)*z)) ...
        .*sin(pi*(v(1)*x+v(2)*y+v(3)*z)).*cos(pi*(w(1)*x+w(2)*y+w(3)*z)) ...
        +cos(pi*(u(1)*x+u(2)*y+u(3)*z)).*cos(pi*(v(1)*x+v(2)*y+v(3)*z)) ...
        .*sin(pi*(w(1)*x+w(2)*y+w(3)*z));

    else

        value2 = sin(2*pi*(u(1)*x+u(2)*y+u(3)*z)).*cos(2*pi*(v(1)*x+v(2)*y+v(3)*z)) + ...
        sin(2*pi*(v(1)*x+v(2)*y+v(3)*z)).*cos(2*pi*(w(1)*x+w(2)*y+w(3)*z))+ ...
        sin(2*pi*(w(1)*x+w(2)*y+w(3)*z)).*cos(2*pi*(u(1)*x+u(2)*y+u(3)*z));

    end 

    idx = double(abs(value2)<tPlane2);

    for row = 1:size(indicies2,1)

        idx(indicies2(row,1),indicies2(row,2)) = NaN; %set to NaN so it is not plotted

    end
    
    pcolor(x,y,idx);
    
    if invertColor2

        map = [[0,0,0];[1,1,1]];

    else 
    
        map = [[1,1,1];[0,0,0]];

    end

    colormap(map);
    shading interp;

    if strcmp(network1,'diamond')

        type1 = 'Diamond';

    else 

        type1 = "Gyroid";

    end

    if strcmp(network2,'diamond')

        type2 = 'Diamond';

    else 

        type2 = "Gyroid";

    end

    init = 'Double %s Slice on (%1.2f %1.2f %1.2f) Plane, Depth = %1.4f, and Double %s Slice on (%1.2f %1.2f %1.2f) Plane, Depth = %1.4f.';
    str = sprintf(init,type1,plane1Index1,plane1Index2,plane1Index3,sliceDepth1,type2,plane2Index1,plane2Index2,plane2Index3,sliceDepth2);

    title(str);
    ax = gca;
    ax.TitleFontSizeMultiplier = .6;
    xlim([0, cells]);
    ylim([0, cells]);

    hold off;

end


function type = interpretNetworkType(networkType)
% THIS FUNCTION SHOULD NOT BE CALLED DIRECTLY
% This function interprets the network type input by the user. It could 
% be modified to accept more phrases.
% Inputs:
% networkType - A string that identifies the network type to be sliced
% Outputs:
% type - A string that identifies the network type to be sliced using only
% 'diamond' or 'gyroid' so that the program can interpret this later on

    inputType = lower(networkType);
    
    if strcmp(inputType,'diamond') || strcmp(inputType,'double diamond') || strcmp(inputType,'dd')

        type = 'diamond';

    elseif strcmp(inputType,'gyroid') || strcmp(inputType,'double gyroid') || strcmp(inputType,'dg')

        type = 'gyroid';

    else

        error("Network type could not be recongized. For double diamond, the program " + ...
            "recognizes: diamond, double diamond, and dd. For double gyroid, the program " + ...
            "recognizes: gyroid, double gyroid, and dg. It is not case sensitive.");

    end


end


function t = calculateT(minBlockVolFrac,type)
% THIS FUNCTION SHOULD NOT BE CALLED DIRECTLY
% This function converts the user input minority block volume fraction 
% into a constant to be used in the level set equations.
% Inputs:
% minBlockVolFrac - The volume fraction of the minority block
% type - A string that identifies the network type to be sliced, either
% 'diamond' or 'gyroid'.
% Outputs:
% t - A constant that is used in the level set equation to produce a plot.

    if minBlockVolFrac > 0.5 || minBlockVolFrac < 0

        error("The minority block volume fraction must be between 0 and 0.5, although values " + ...
            "should be in the range 0.33 to 0.42, which is where the double diamond and " + ...
            "double gyroid typically occur.")

    elseif minBlockVolFrac > 0.45 || minBlockVolFrac < 0.3

        warning("It is recommended that the minority block volume fraction is between " + ...
            "0.33 and 0.42, which is where the double diamond and double gyroid typically occur.")

    end


    if strcmp(type,'diamond')

        if minBlockVolFrac < 0.11

            warning("This simulation produces inaccurate results for the " + ...
                "double diamond network if the minority block volume fraction" + ...
            " is set below 0.11. It is recommended that the minority " + ...
            "block volume fraction is between 0.33 and 0.42, which is " + ...
            "where the double diamond and double gyroid typically occur.")

        end

        t = -1.1784*minBlockVolFrac + 1.1971;

    else 

        t = -1.4355*minBlockVolFrac + 1.4888;

    end

end


function [uHat,vHat,wHat] = rotate001toNewAxis(newAxis)
% THIS FUNCTION SHOULD NOT BE CALLED DIRECTLY
% This function rotates the coordinate system such that the 3D slicing 
% plane can be properly displayed in 2D without distortion.
% Inputs:
% newAxis - The normal vector to the plane that is being sliced, given as a
% vertical 3x1 vector.
% Outputs:
% uHat - This is the modified x axis, x', in the new coordinate system.
% vHat - This is the modified y axis, y', in the new coordinate system.
% wHat - This is the modified z axis, z', in the new coordinate system.

    if newAxis == [0;0;0]

        error("(000) is Not a Valid Direction, Please Use a Non-zero Value.");

    elseif newAxis(1) == 0 && newAxis(2) == 0 

        uHat = [1;0;0];
        vHat = [0;1;0];
        wHat = [0;0;1];

    else

        n = [0;0;1];
        normN = norm(n);
        nHat = n/normN;
    
        k = newAxis;
        normK = norm(k);
        kHat = k/normK;
    
        b = cross(kHat,nHat);
        bHat = b/norm(b);

        theta = acosd(dot(kHat,nHat));
    
        q0 = cosd(theta/2);
        q1 = sind(theta/2)*bHat(1);
        q2 = sind(theta/2)*bHat(2);
        q3 = sind(theta/2)*bHat(3);
    
        Q = zeros(3,3);
        Q(1,1) = -(q0*q0+q1*q1-q2*q2-q3*q3);
        Q(1,2) = -2*(q1*q2-q0*q3);
        Q(1,3) = -2*(q1*q3+q0*q2);
        Q(2,1) = -2*(q1*q2+q0*q3);
        Q(2,2) = -(q0*q0-q1*q1+q2*q2-q3*q3);
        Q(2,3) = -2*(q2*q3-q0*q1);
        Q(3,1) = 2*(q1*q3-q0*q2);
        Q(3,2) = 2*(q2*q3+q0*q1);
        Q(3,3) = q0*q0-q1*q1-q2*q2+q3*q3;
    
        uHat = Q*[1;0;0];
        vHat = Q*[0;1;0];
        wHat = Q*[0;0;1];
    
        % x' = (u(1)*x+u(2)*y+u(3)*z);
        % y' = (v(1)*x+v(2)*y+v(3)*z);
        % z' = (w(1)*x+w(2)*y+w(3)*z);

    end

end
